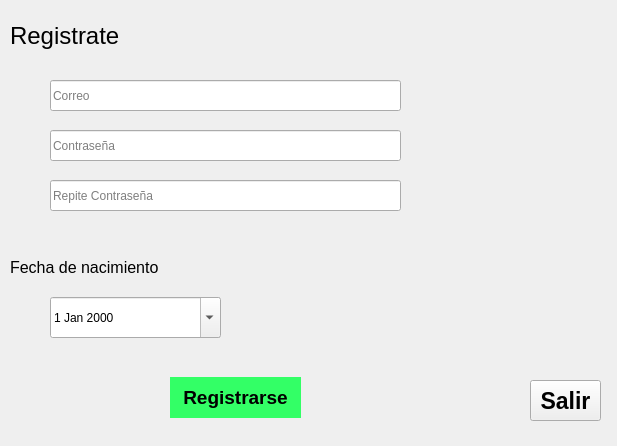
<?xml version="1.0" encoding="UTF-8"?>
<ui version="4.0">
 <class>Vista_User</class>
 <widget class="QWidget" name="Vista_User">
  <property name="geometry">
   <rect>
    <x>0</x>
    <y>0</y>
    <width>617</width>
    <height>446</height>
   </rect>
  </property>
  <property name="windowTitle">
   <string>Form</string>
  </property>
  <widget class="QLabel" name="label">
   <property name="geometry">
    <rect>
     <x>10</x>
     <y>20</y>
     <width>141</width>
     <height>31</height>
    </rect>
   </property>
   <property name="font">
    <font>
     <pointsize>18</pointsize>
    </font>
   </property>
   <property name="text">
    <string>Registrate</string>
   </property>
  </widget>
  <widget class="QLabel" name="label_2">
   <property name="geometry">
    <rect>
     <x>10</x>
     <y>257</y>
     <width>171</width>
     <height>21</height>
    </rect>
   </property>
   <property name="font">
    <font>
     <pointsize>12</pointsize>
    </font>
   </property>
   <property name="text">
    <string>Fecha de nacimiento</string>
   </property>
  </widget>
  <widget class="QDateEdit" name="dateEdit">
   <property name="geometry">
    <rect>
     <x>50</x>
     <y>297</y>
     <width>171</width>
     <height>41</height>
    </rect>
   </property>
   <property name="calendarPopup">
    <bool>true</bool>
   </property>
  </widget>
  <widget class="QPushButton" name="pushButton_Registro">
   <property name="geometry">
    <rect>
     <x>170</x>
     <y>377</y>
     <width>131</width>
     <height>41</height>
    </rect>
   </property>
   <property name="font">
    <font>
     <pointsize>14</pointsize>
     <weight>75</weight>
     <bold>true</bold>
    </font>
   </property>
   <property name="styleSheet">
    <string notr="true">QPushButton
{
background-color:rgb(51, 255, 102);
color:black;
border:circular
}</string>
   </property>
   <property name="text">
    <string>Registrarse</string>
   </property>
  </widget>
  <widget class="QLineEdit" name="lineEmail">
   <property name="geometry">
    <rect>
     <x>50</x>
     <y>80</y>
     <width>351</width>
     <height>31</height>
    </rect>
   </property>
   <property name="placeholderText">
    <string>Correo</string>
   </property>
  </widget>
  <widget class="QPushButton" name="pushButton">
   <property name="geometry">
    <rect>
     <x>530</x>
     <y>380</y>
     <width>71</width>
     <height>41</height>
    </rect>
   </property>
   <property name="font">
    <font>
     <pointsize>17</pointsize>
     <weight>75</weight>
     <bold>true</bold>
    </font>
   </property>
   <property name="text">
    <string>Salir</string>
   </property>
  </widget>
  <widget class="QLineEdit" name="linePass">
   <property name="geometry">
    <rect>
     <x>50</x>
     <y>130</y>
     <width>351</width>
     <height>31</height>
    </rect>
   </property>
   <property name="echoMode">
    <enum>QLineEdit::Password</enum>
   </property>
   <property name="placeholderText">
    <string>Contraseña</string>
   </property>
  </widget>
  <widget class="QLineEdit" name="linePass_2">
   <property name="geometry">
    <rect>
     <x>50</x>
     <y>180</y>
     <width>351</width>
     <height>31</height>
    </rect>
   </property>
   <property name="echoMode">
    <enum>QLineEdit::Password</enum>
   </property>
   <property name="placeholderText">
    <string>Repite Contraseña</string>
   </property>
  </widget>
 </widget>
 <resources/>
 <connections/>
</ui>
